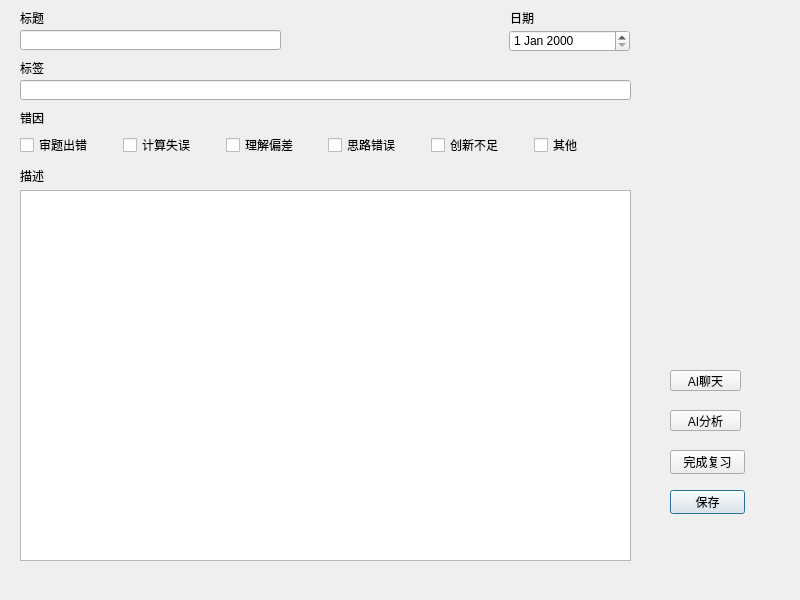
<?xml version="1.0" encoding="UTF-8"?>
<ui version="4.0">
 <class>ShowFileEdit</class>
 <widget class="QDialog" name="ShowFileEdit">
  <property name="geometry">
   <rect>
    <x>0</x>
    <y>0</y>
    <width>800</width>
    <height>600</height>
   </rect>
  </property>
  <property name="windowTitle">
   <string>Dialog</string>
  </property>
  <widget class="QLineEdit" name="titleEdit">
   <property name="geometry">
    <rect>
     <x>20</x>
     <y>30</y>
     <width>261</width>
     <height>20</height>
    </rect>
   </property>
  </widget>
  <widget class="QLineEdit" name="labelEdit">
   <property name="geometry">
    <rect>
     <x>20</x>
     <y>80</y>
     <width>611</width>
     <height>20</height>
    </rect>
   </property>
  </widget>
  <widget class="QPlainTextEdit" name="TextEdit">
   <property name="geometry">
    <rect>
     <x>20</x>
     <y>190</y>
     <width>611</width>
     <height>371</height>
    </rect>
   </property>
  </widget>
  <widget class="QLabel" name="label_2">
   <property name="geometry">
    <rect>
     <x>20</x>
     <y>60</y>
     <width>54</width>
     <height>16</height>
    </rect>
   </property>
   <property name="text">
    <string>标签</string>
   </property>
  </widget>
  <widget class="QLabel" name="label_3">
   <property name="geometry">
    <rect>
     <x>20</x>
     <y>110</y>
     <width>31</width>
     <height>16</height>
    </rect>
   </property>
   <property name="text">
    <string>错因</string>
   </property>
  </widget>
  <widget class="QLabel" name="label">
   <property name="geometry">
    <rect>
     <x>20</x>
     <y>10</y>
     <width>54</width>
     <height>16</height>
    </rect>
   </property>
   <property name="text">
    <string>标题</string>
   </property>
  </widget>
  <widget class="QPushButton" name="saveButton">
   <property name="geometry">
    <rect>
     <x>670</x>
     <y>490</y>
     <width>75</width>
     <height>24</height>
    </rect>
   </property>
   <property name="text">
    <string>保存</string>
   </property>
  </widget>
  <widget class="QLabel" name="title">
   <property name="geometry">
    <rect>
     <x>50</x>
     <y>10</y>
     <width>21</width>
     <height>21</height>
    </rect>
   </property>
   <property name="text">
    <string/>
   </property>
  </widget>
  <widget class="QLabel" name="tag">
   <property name="geometry">
    <rect>
     <x>50</x>
     <y>60</y>
     <width>21</width>
     <height>21</height>
    </rect>
   </property>
   <property name="text">
    <string/>
   </property>
  </widget>
  <widget class="QLabel" name="description">
   <property name="geometry">
    <rect>
     <x>50</x>
     <y>160</y>
     <width>21</width>
     <height>21</height>
    </rect>
   </property>
   <property name="text">
    <string/>
   </property>
  </widget>
  <widget class="QLabel" name="label_4">
   <property name="geometry">
    <rect>
     <x>20</x>
     <y>170</y>
     <width>40</width>
     <height>12</height>
    </rect>
   </property>
   <property name="text">
    <string>描述</string>
   </property>
  </widget>
  <widget class="QWidget" name="horizontalLayoutWidget">
   <property name="geometry">
    <rect>
     <x>20</x>
     <y>130</y>
     <width>611</width>
     <height>31</height>
    </rect>
   </property>
   <layout class="QHBoxLayout" name="horizontalLayout">
    <item>
     <widget class="QCheckBox" name="checkBox_1">
      <property name="text">
       <string>审题出错</string>
      </property>
     </widget>
    </item>
    <item>
     <widget class="QCheckBox" name="checkBox_2">
      <property name="text">
       <string>计算失误</string>
      </property>
     </widget>
    </item>
    <item>
     <widget class="QCheckBox" name="checkBox_3">
      <property name="text">
       <string>理解偏差</string>
      </property>
     </widget>
    </item>
    <item>
     <widget class="QCheckBox" name="checkBox_4">
      <property name="text">
       <string>思路错误</string>
      </property>
     </widget>
    </item>
    <item>
     <widget class="QCheckBox" name="checkBox_5">
      <property name="text">
       <string>创新不足</string>
      </property>
     </widget>
    </item>
    <item>
     <widget class="QCheckBox" name="checkBox_6">
      <property name="text">
       <string>其他</string>
      </property>
     </widget>
    </item>
   </layout>
  </widget>
  <widget class="QPushButton" name="checkButton">
   <property name="geometry">
    <rect>
     <x>670</x>
     <y>450</y>
     <width>75</width>
     <height>24</height>
    </rect>
   </property>
   <property name="text">
    <string>完成复习</string>
   </property>
  </widget>
  <widget class="QDateEdit" name="dateEdit">
   <property name="geometry">
    <rect>
     <x>509</x>
     <y>30</y>
     <width>121</width>
     <height>22</height>
    </rect>
   </property>
  </widget>
  <widget class="QLabel" name="label_5">
   <property name="geometry">
    <rect>
     <x>510</x>
     <y>10</y>
     <width>54</width>
     <height>16</height>
    </rect>
   </property>
   <property name="text">
    <string>日期</string>
   </property>
  </widget>
  <widget class="QLabel" name="date">
   <property name="geometry">
    <rect>
     <x>540</x>
     <y>10</y>
     <width>21</width>
     <height>21</height>
    </rect>
   </property>
   <property name="text">
    <string/>
   </property>
  </widget>
  <widget class="QPushButton" name="ai_chating_Button">
   <property name="geometry">
    <rect>
     <x>670</x>
     <y>370</y>
     <width>71</width>
     <height>21</height>
    </rect>
   </property>
   <property name="text">
    <string>AI聊天</string>
   </property>
  </widget>
  <widget class="QPushButton" name="ai_solving_Button">
   <property name="geometry">
    <rect>
     <x>670</x>
     <y>410</y>
     <width>71</width>
     <height>21</height>
    </rect>
   </property>
   <property name="text">
    <string>AI分析</string>
   </property>
  </widget>
 </widget>
 <resources/>
 <connections/>
</ui>
